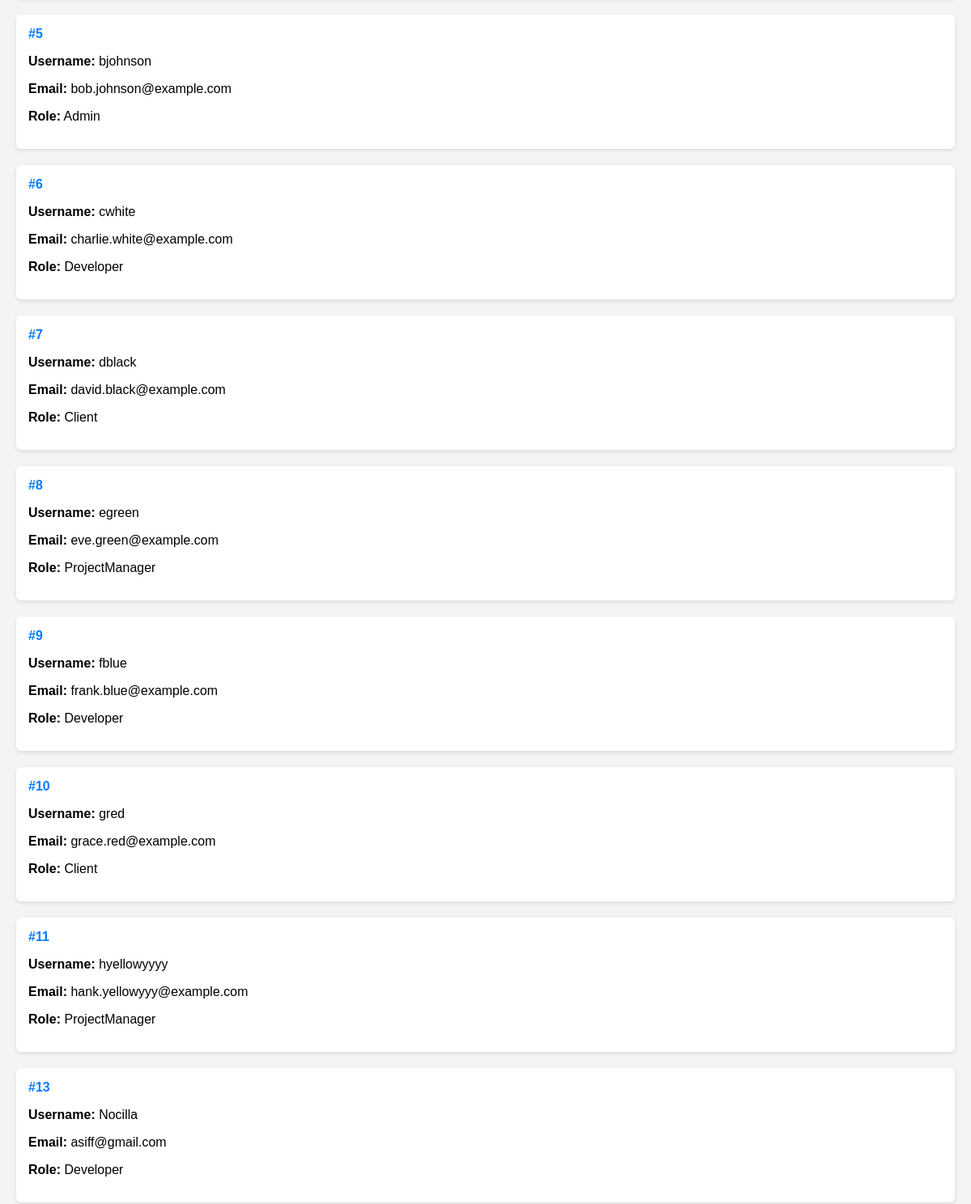
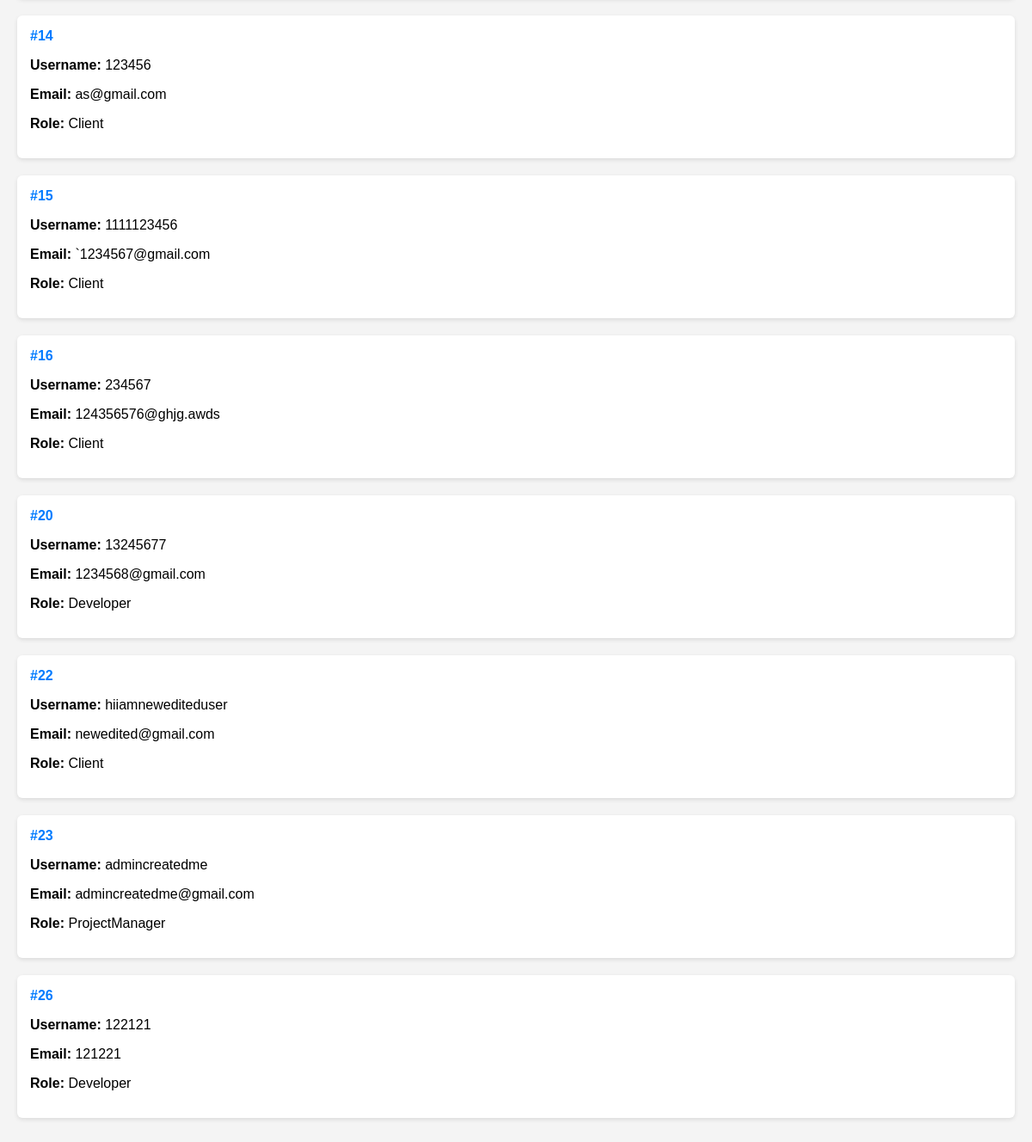
Page /controller/admin-user-controller.php?action=show_all (signed in, lower part) on the earlier database version (2 pictures, top to bottom).
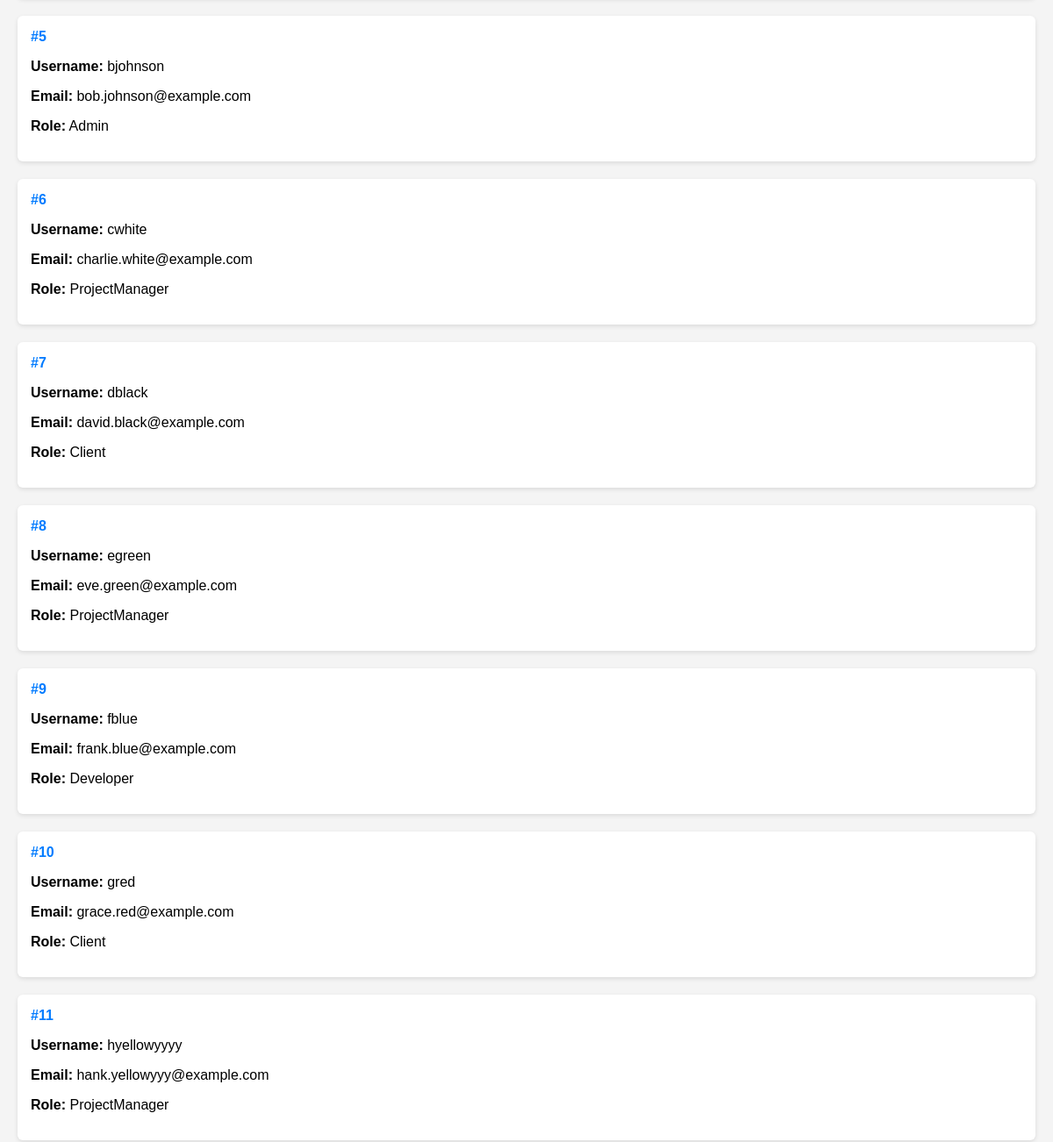
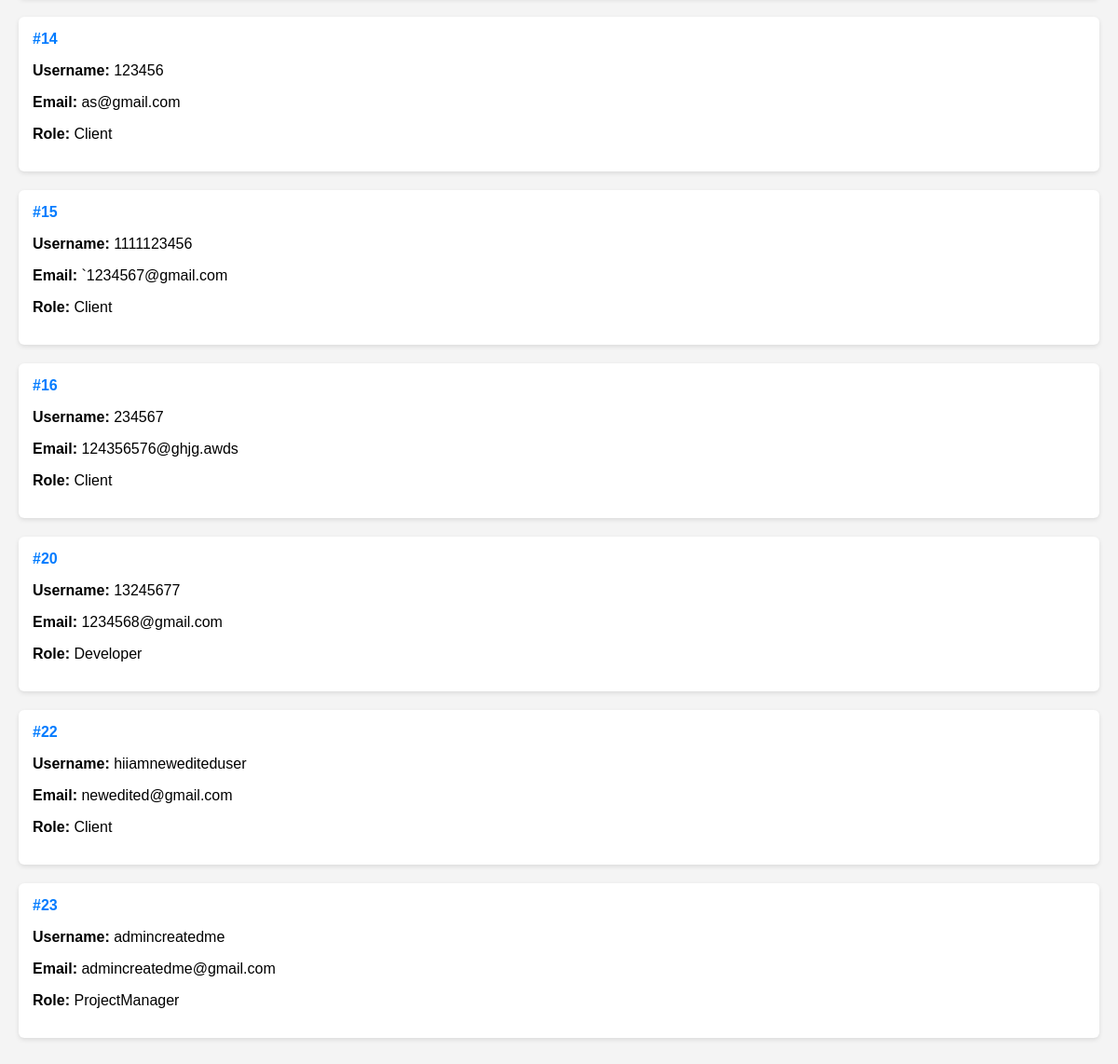
Same page on the later database version (2 pictures, top to bottom).
### tables this page shows
CREATE TABLE `usr` (
  `userid` int(11) NOT NULL,
  `firstname` varchar(255) NOT NULL,
  `lastname` varchar(255) NOT NULL,
  `name` varchar(255) NOT NULL,
  `email` varchar(255) NOT NULL,
  `password` varchar(255) NOT NULL,
  `roleid` int(11) DEFAULT NULL,
  `profile_picture` longblob DEFAULT NULL
);

CREATE TABLE `usr_role` (
  `roleid` int(11) NOT NULL,
  `rolename` varchar(255) NOT NULL
);

### model/user-model.php (called while the page is built, shortened)
<?php
function getAllUserDetails() {
    $conn = getDbConnection();
    $sql = "SELECT u.userid, u.firstname, u.lastname, u.name, u.email, r.rolename AS role_name
            FROM usr u
            JOIN usr_role r ON u.roleid = r.roleid";
    $stmt = $conn->prepare($sql);
    $stmt->execute();
    $result = $stmt->get_result();
    $users = [];
    while ($row = $result->fetch_assoc()) {
        $users[] = $row;
    }
    return $users;
}
?>

### view/admin-user-showall.php (the view, shortened to what this page needs)
<!DOCTYPE html>
<html lang="en">
<head>
    <link rel="stylesheet" href="../css/showall.css">
</head>
<body>
<?php include 'admin-navbar.php'; ?>
<div class="user-container">
    <?php foreach ($users as $user) { ?>
        <a href="../controller/admin-user-controller.php?action=view_user&userid=<?php echo $user['userid']; ?>" class="user-card-link">
            <div class="user-card">
                <div class="user-info">
                    <span class="user-id">#<?php echo $user['userid']; ?></span>
                    <p><strong>Username:</strong> <?php echo $user['name']; ?></p>
                    <p><strong>Email:</strong> <?php echo $user['email']; ?></p>
                    <p><strong>Role:</strong> <?php echo $user['role_name']; ?></p>
                </div>
            </div>
        </a>
    <?php } ?>
</div>
</body>
</html>

Differences in the rows shown:
removed usr: userid "13", name "Nocilla", email "asiff@gmail.com", roleid.rolename "Developer"
removed usr: userid "26", name "122121", email "121221", roleid.rolename "Developer"
changed usr "cwhite": roleid.rolename "Developer" → "ProjectManager"
